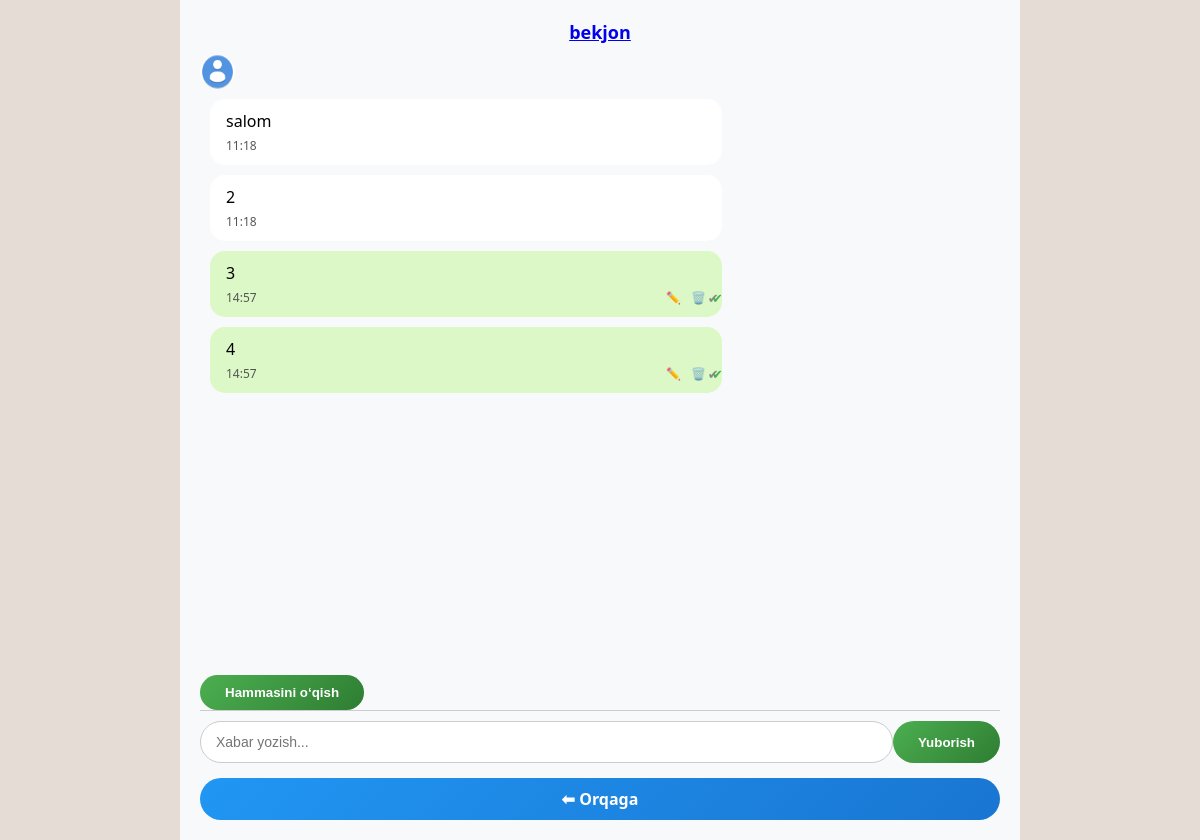
The app's page /profil/chat/6/ (signed in), older data.
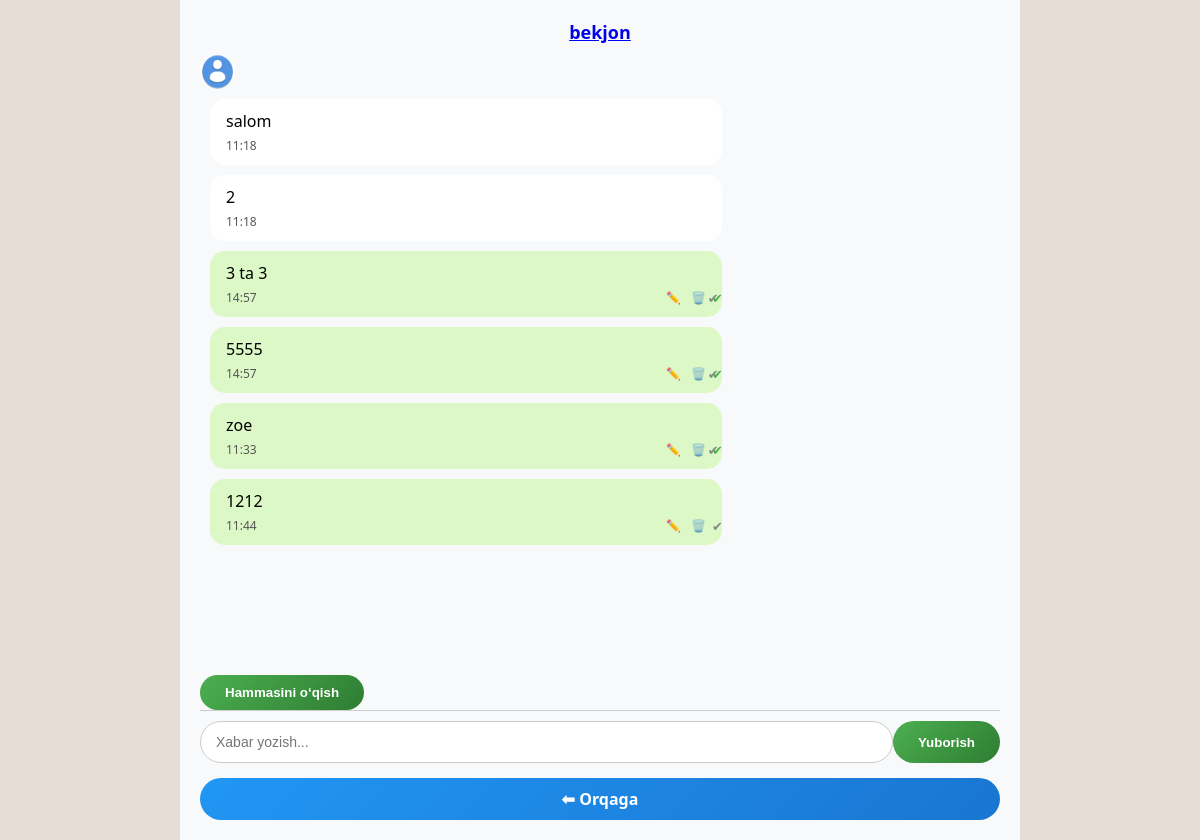
The same page, newer data.
### profil/models.py (models this page shows, shortened)
class Chat(models.Model):
    author = models.ForeignKey(User, on_delete=models.CASCADE, related_name='sent_messages')
    receiver = models.ForeignKey(User, on_delete=models.CASCADE, related_name='received_messages')
    desc = models.TextField()
    created_at = models.DateTimeField(auto_now_add=True)
    is_view = models.BooleanField(default=False)

### profil/views.py (the view, shortened to what this page needs)
# urls.py: path('chat/<int:id>/', chat_view, name='chat'),
@login_required
def chat_view(request, id):
    qabul = get_object_or_404(User, id=id)
    user = request.user
    mess = Chat.objects.filter(Q(author=user) & Q(receiver=qabul) | Q(author=qabul) & Q(receiver=user)).order_by(
        'created_at')
    ctx = {'messages': mess, 'receiver': qabul, 'user': user, 'r_id': id}
    return render(request, 'xabar_wr.html', ctx)

### profil/templates/xabar_wr.html (shortened to what this page needs)
<!DOCTYPE html>
<html lang="uz">
<head>
</head>
<body>
  <div class="chat-container">
    <div style="font-size: 18px; font-weight: bold; margin-bottom: 10px; text-align: center;">
      <a href="{% url 'profil:s_detail' receiver.id %}">{{ receiver.username }}</a>
    </div>
    {% if receiver.image %}
    <img src="{{ receiver.image.url }}" alt="Profil rasmi" style="width: 35px; height: 35px; border-radius: 50%; vertical-align: middle; margin-right: 10px;">
    {% endif %}
    <div class="messages">
      {% for message in messages %}
        {% if message.author == request.user %}
          <div class="message right">
            <div>{{ message.desc }}</div>
            <div class="meta">
              <span>{{ message.created_at|date:"H:i" }}</span>
              <div class="checkmarks">
                {% if message.is_view %}
                  <span class="checkmark-1">✔</span>
                  <span class="checkmark-2">✔</span>
                {% else %}
                  <span class="checkmark-1">✔</span>
                {% endif %}
              </div>
              <div class="message-actions">
                <a href="{% url 'profil:edit_message' message.id %}">✏️</a>
                <a href="{% url 'profil:delete_mes' message.id %}">🗑️</a>
              </div>
            </div>
          </div>
        {% else %}
          <div class="message left {% if not message.is_view %}unread{% endif %}">
            <div>{{ message.desc }}</div>
            <div class="meta">
              <span>{{ message.created_at|date:"H:i" }}</span>
            </div>
          </div>
        {% endif %}
      {% endfor %}
    </div>
    <form method="POST" style="margin-top: 10px;">
      <button type="submit" name="mark_as_read">Hammasini o‘qish</button>
    </form>
    <form method="post" class="form-send">
      <input type="text" name="desc" placeholder="Xabar yozish..." required>
      <button type="submit">Yuborish</button>
    </form>
    <a class="back-link" href="{% url 'profil:chat_list' %}">⬅ Orqaga</a>
  </div>
</body>
</html>

Row changes from the older to the newer data that the page shows:
changed Chat (number 3 of 6 on the later page): desc "3" → "3 ta 3"
changed Chat (number 4 of 6 on the later page): desc "4" → "5555"
added Chat: desc "zoe", created_at "11:33"
added Chat: desc "1212", created_at "11:44"
